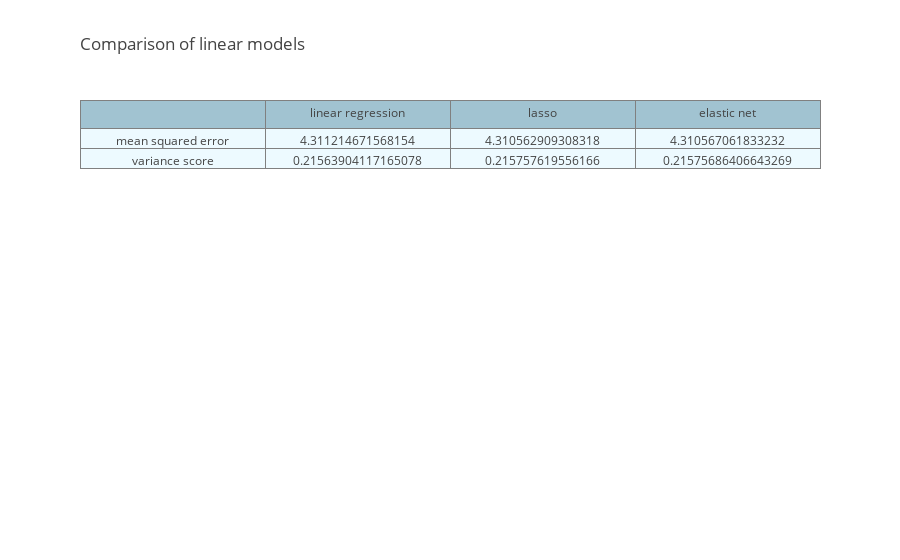
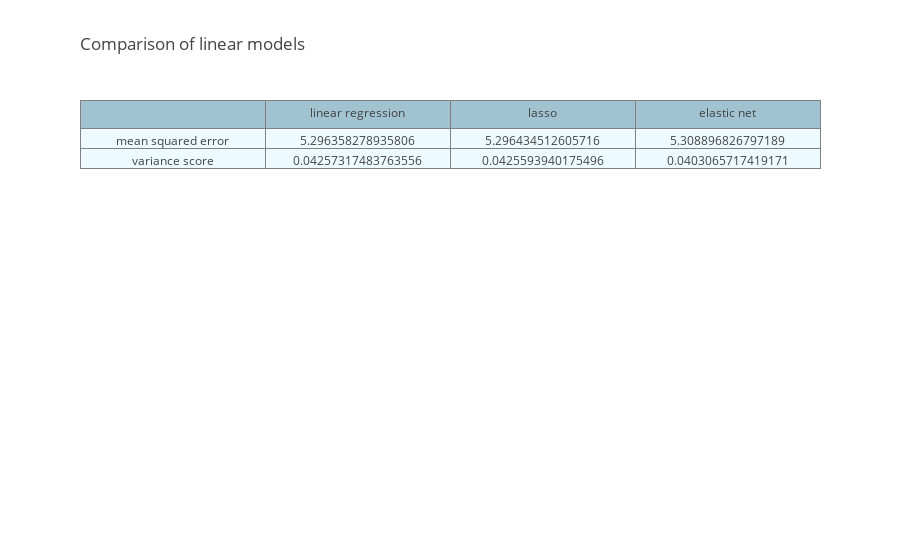

Notebook code cell kept with these figures, in order:
### Code cell
perfromOnTarget(targets[0])
perfromOnTarget(targets[1])

### Figure 1 — Plotly figure (JSON) as saved in the notebook; plotly's stock layout.template omitted (floating-point values rounded to 4 significant figures)
{"data": [{"cells": {"fill": {"color": "#EDFAFF"}, "values": [["mean squared error", "variance score"], [4.311, 0.2156], [4.311, 0.2158], [4.311, 0.2158]]}, "header": {"fill": {"color": "#a1c3d1"}, "values": ["", "linear regression", "lasso", "elastic net"]}, "type": "table"}], "layout": {"title": {"text": "Comparison of linear models", "x": 0, "xref": "paper"}}}

### Figure 2 — Plotly figure (JSON) as saved in the notebook; plotly's stock layout.template omitted (floating-point values rounded to 4 significant figures)
{"data": [{"cells": {"fill": {"color": "#EDFAFF"}, "values": [["mean squared error", "variance score"], [5.296, 0.04257], [5.296, 0.04256], [5.309, 0.04031]]}, "header": {"fill": {"color": "#a1c3d1"}, "values": ["", "linear regression", "lasso", "elastic net"]}, "type": "table"}], "layout": {"title": {"text": "Comparison of linear models", "x": 0, "xref": "paper"}}}
